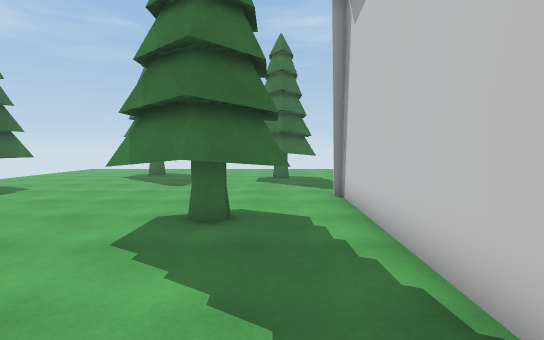
view 1 (above)

24 first-person views from a walk through a Unity game level. The camera is 1.5 m above the floor, tilts 4° down and sees 85° across. The floor is counted in squares, 1 m on a side. Each view is taken from the middle of a square. On the plan, view 1 faces up. The plan holds only what a view shows up to about 15 squares ahead; the rest is blank. The place goes on beyond the plan.

view 2
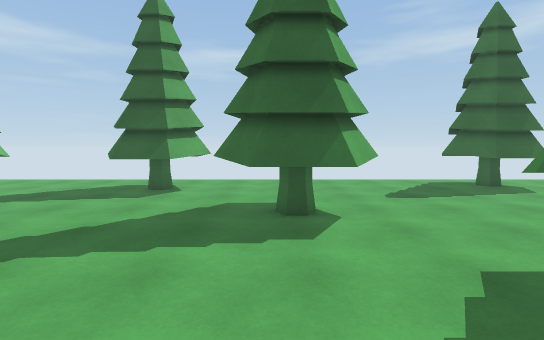

view 3
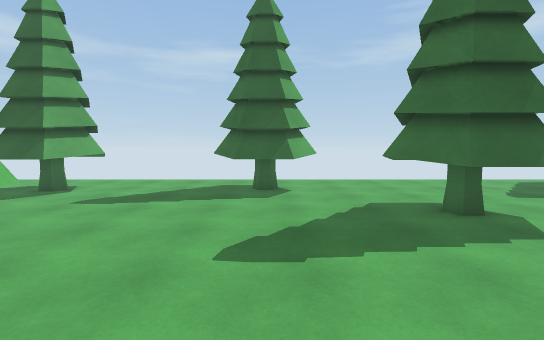

view 4
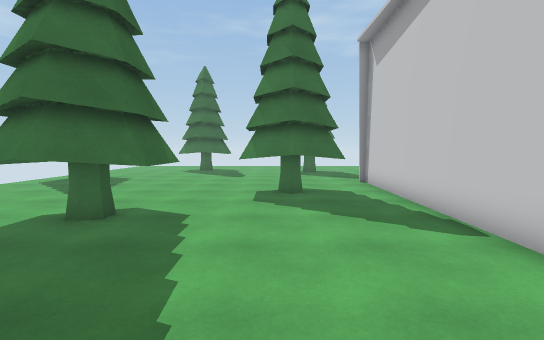

view 5
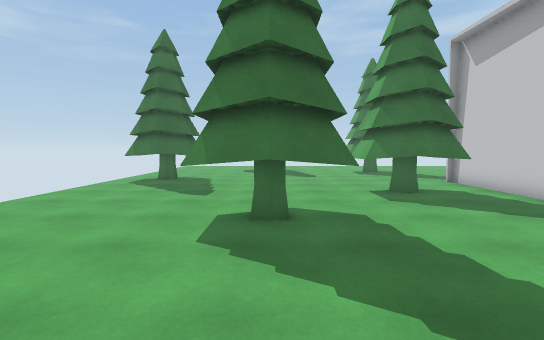

view 6
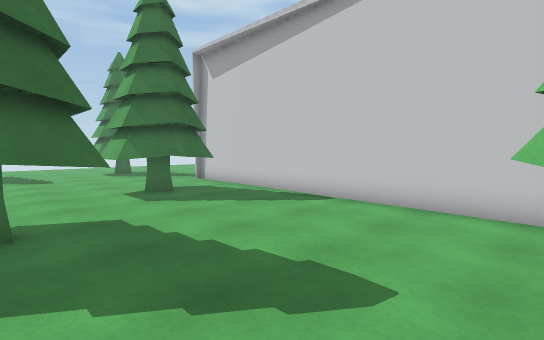

view 7
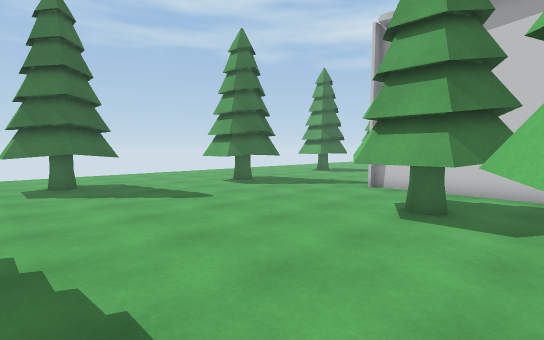

view 8
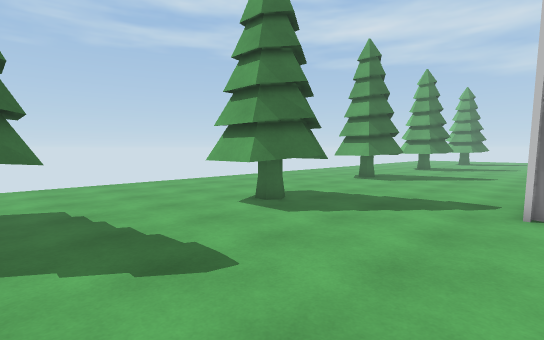

view 9
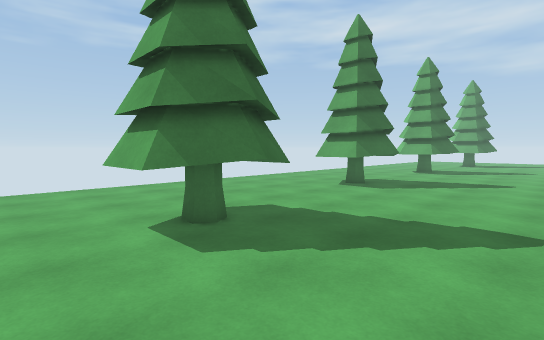

view 10
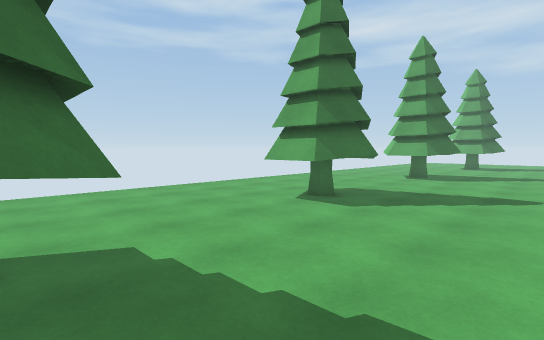

view 11
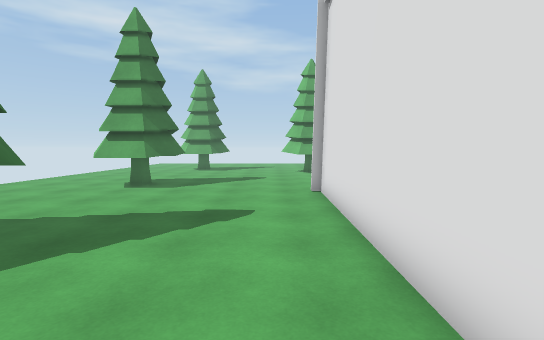

view 12
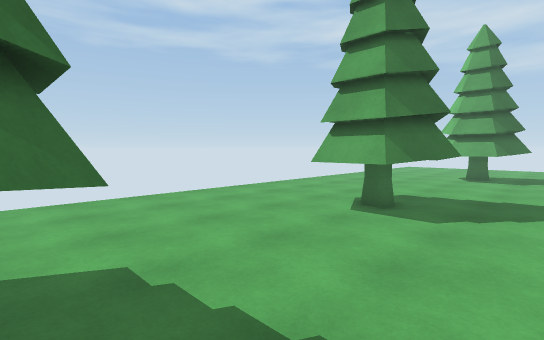

view 13
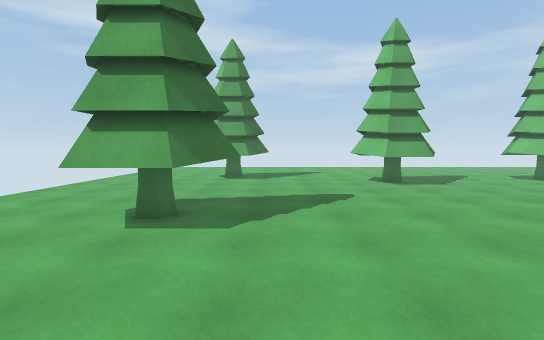

view 14
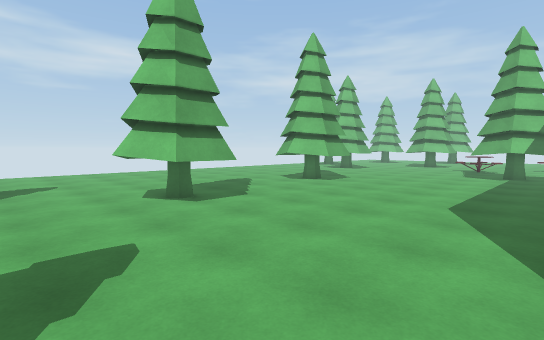

view 15
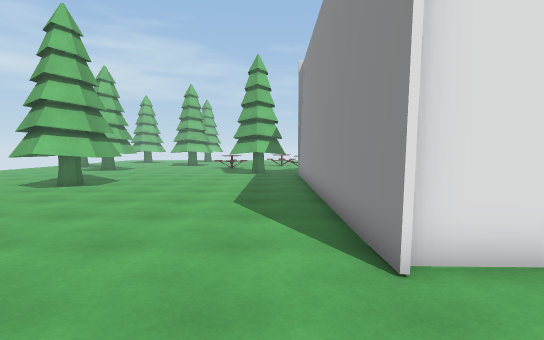

view 16
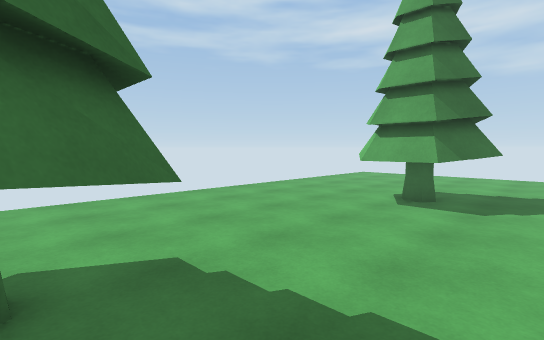

view 17
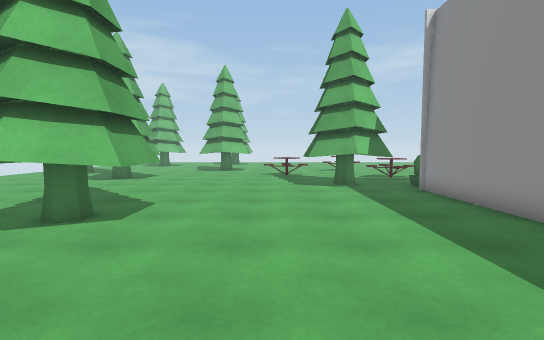

view 18
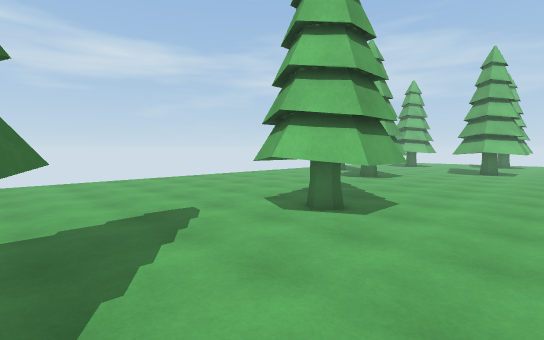

view 19
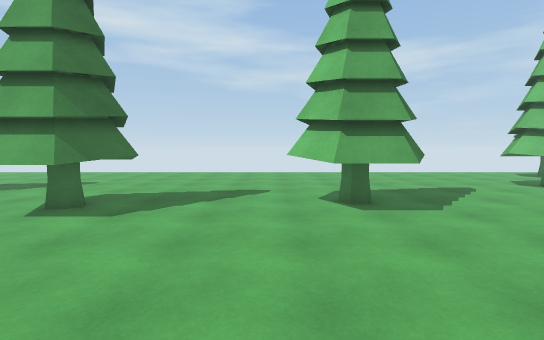

view 20
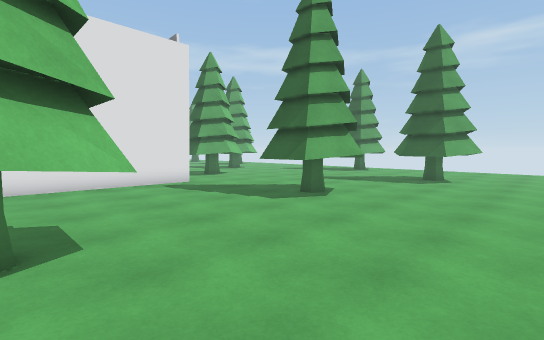

view 21
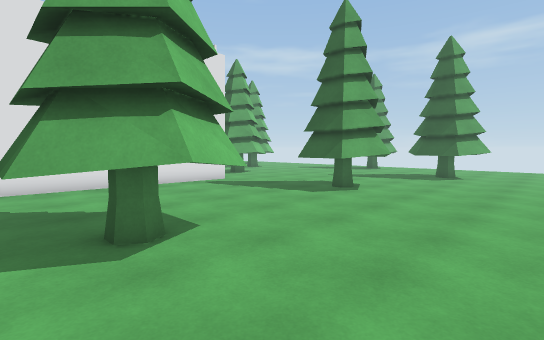

view 22
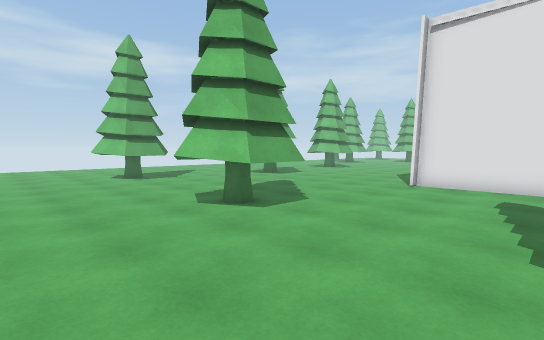

view 23
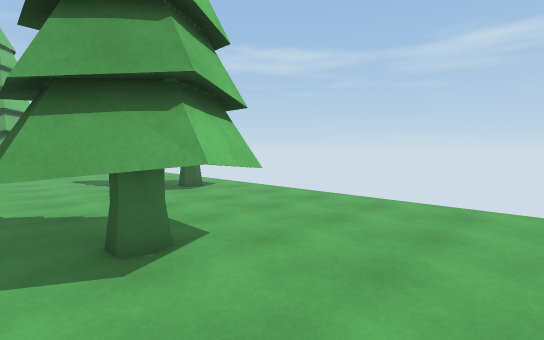

view 24
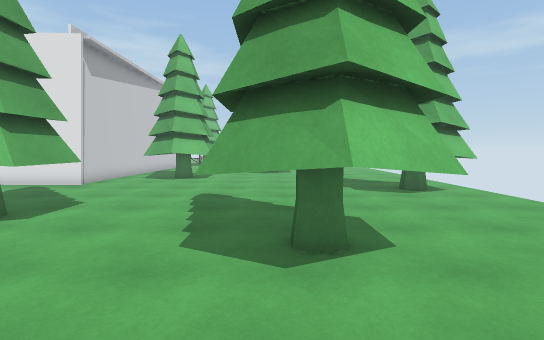

### Floor plan
Key: @ floor where view 1 was taken; # wall or solid block; . floor; O other object.
Columns run from 13 left of view 1 to 27 right of it. Each row starts with its distance up from view 1.
 22 .........................................
 21 .........................................
 20 .........................................
 19 .....OOO..............O..................
 18 .....OOOO............OOOO....OOOO.......O
 17 .....OOOO...OOOO.....OOOO....OOOO......OO
 16 .....OOOO...OOOO.....OOOO....OOOO......OO
 15 ............OOOO......OO......OOO......OO
 14 ............OOO.........................O
 13 ..O......................................
 12 OOOO.....................................
 11 OOOO.....................................
 10 OOOO.................................OOO.
  9 .OO............##############.......OOOO.
  8 ...........OOO.#            #.......OOOO.
  7 ..........OOOO.#            #........OOO.
  6 ..........OOOO.#            #............
  5 ..........OOOO.#            #............
  4 ......OOO......#            #............
  3 .....OOOOO.....#            #............
  2 .....OOOOO.....#            #........OOOO
  1 ......OOO......#            #........OOOO
  0 ...O.........@.#            #........OOOO
 -1 . OOO..........#            #.........OO.
 -2 . OOO..........#            #............
 -3    OO........O.#            #............
 -4    O........OOO#            #.OO.........

Where each view was taken, in squares from view 1:
view 1: 0 up, 0 right, facing up
view 2: 2 up, 1 right, facing left
view 3: 2 down, 1 right, facing left
view 4: 4 down, 2 left, facing up
view 5: 4 down, 6 left, facing up
view 6: 4 down, 6 left, facing up-right
view 7: 4 up, 9 left, facing up-right
view 8: 9 up, 6 left, facing up-right
view 9: 10 up, 3 left, facing up-right
view 10: 11 up, 1 right, facing up-right
view 11: 11 up, 5 right, facing right
view 12: 13 up, 10 right, facing up-right
view 13: 14 up, 11 right, facing right
view 14: 13 up, 16 right, facing down-right
view 15: 13 up, 17 right, facing down
view 16: 13 up, 18 right, facing up-right
view 17: 7 up, 21 right, facing down
view 18: 7 up, 21 right, facing down-right
view 19: 3 up, 17 right, facing right
view 20: 22 up, 9 right, facing down-left
view 21: 22 up, 11 right, facing down-left
view 22: 22 up, 11 right, facing down-right
view 23: 22 up, 5 left, facing down-left
view 24: 22 up, 6 left, facing down
